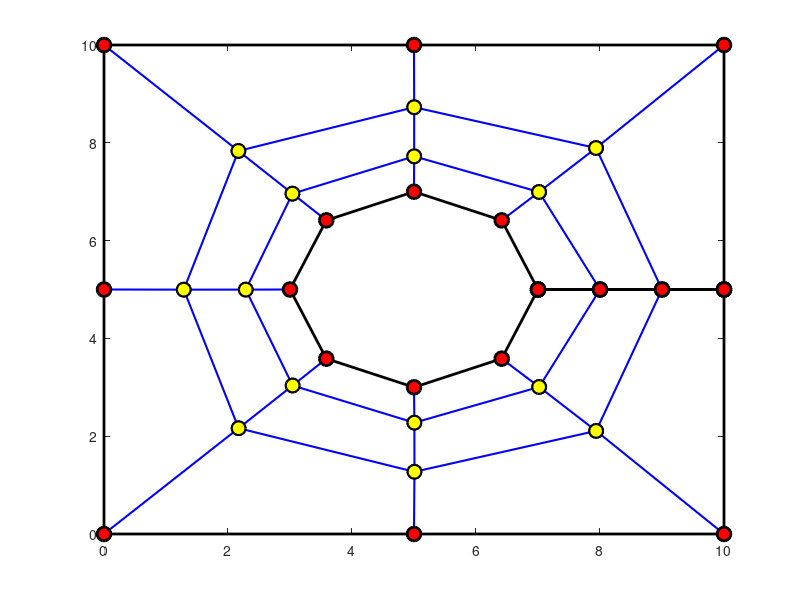
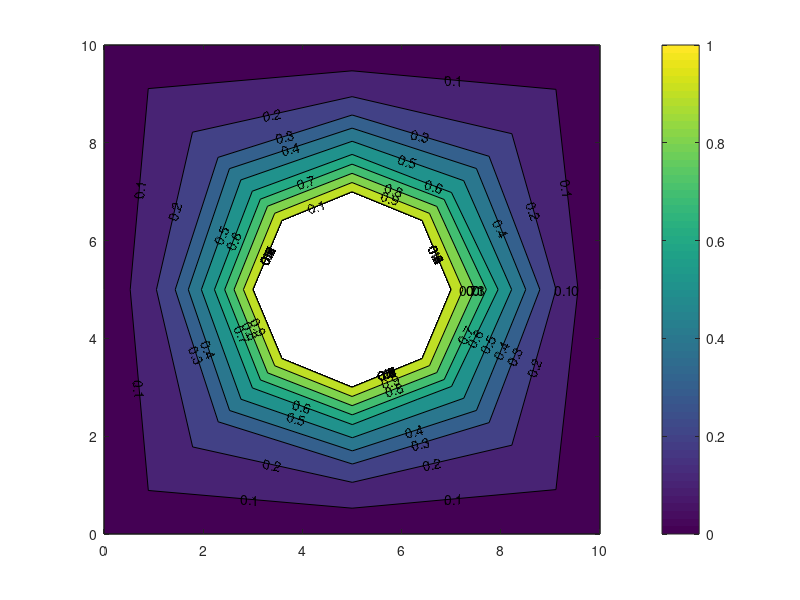

The MATLAB script that drew these images, in order:
clear all;
clc;
close all;
epsilon=0.001;
gridtype= 1;
if gridtype == 1
	m=9; 
	n=4;
	dzi=1/(m-1); 
	dzeta=1/(n-1);
	x_old=ones(n,m); 
	y_old=ones(n,m);
	x=ones(n,m); 
	y=ones(n,m); 
	for i=1:m-1
		x(1,i)=5+2*cos(pi*(i-1)/4);
 		y(1,i)=5+2*sin(2*pi-pi*(i-1)/4)
 	end
	x(n,1)=10; y(n,1)=5;
	x(n,2)=10; y(n,2)=0;
	x(n,3)=5; y(n,3)=0;
	x(n,4)=0; y(n,4)=0;
	x(n,5)=0; y(n,5)=5;
	x(n,6)=0; y(n,6)=10;
	x(n,7)=5; y(n,7)=10;
	x(n,8)=10; y(n,8)=10;
	x(n,9)=10; y(n,9)=5;
	x(1,1)=7; x(2,1)=8; x(3,1)=9; x(4,1)=10; y(1:4,1)=5;
	x(1,m)=7; x(2,m)=8; x(3,m)=9; x(4,m)=10; y(1:4,m)=5;
end

if gridtype== 2
	m=16; 
	n=5;
	dzi=1/(m-1); 
	dzeta=1/(n-1);
	x_old=rand(n,m); 
	y_old=rand(n,m);
	x=rand(n,m); 
	y=rand(n,m); 
	for i=4:13
		x(1,i)=5+2*cos(2*pi*(i-4)/9);
		y(1,i)=5+2*sin(2*pi-2*pi*(i-4)/9);
	end
	x(1:5,1)=10;
	for j=1:5
		y(j,1)=5-10*(j-1)/8;
	end
	x(1:5,m)=10;
	for j=1:5
		y(j,m)=5+10*(j-1)/8;
	end
	y(n,1:6)=0;
	for i=1:6
		x(n,i)=10-10*(i-1)/5;
	end
	x(n,6:11)=0;
	for i=6:11
		y(n,i)=10*(i-6)/5;
	end
	y(n,11:16)=10;
	for i=11:16
		x(n,i)=10*(i-11)/5;
 	end
	y(1,1:4)=5;
	for i=1:4
		x(1,i)=11-i;
	end
	y(1,13:16)=5;
	for i=13:16
		x(1,i)=7+(i-13);
	end
end

if gridtype==3;
	m=11; 
	n=5;
	dzi=1/(m-1); 
	dzeta=1/(n-1);
	x_old=rand(n,m); 
	y_old=rand(n,m);
	x=rand(n,m); 
	y=rand(n,m); 
	for i=4:8
		x(1,i)=5+2*cos(pi*(8-i)/4); 
		y(1,i)=2*sin(pi*(8-i)/4); 
	end
	x(1:n,1)=0;
	for j=1:n
		y(j,1)=5*(j-1)/4;
	end
	y(n,1:m)=5;
	for i=1:m
		x(n,i)=i-1;
	end
	x(1:n,m)=10;
	for j=1:n
		y(j,m)=5*(j-1)/4;
	end
	y(1,1:4)=0;
	for i=1:4
		x(1,i)=i-1;
	end
	y(1,8:11)=0;
	for i=8:11
    		x(1,i)=i-1;
	end
end

Error=1;
while Error>=epsilon
   x_old=x;
   y_old=y;
   for i=2:m-1
       for j=2:n-1
           a(j,i)=((x_old(j+1,i)-x_old(j-1,i))/(2*dzeta))^2+((y_old(j+1,i)-y_old(j-1,i))/(2*dzeta))^2;
           b(j,i)=((x_old(j,i+1)-x_old(j,i-1))*(x_old(j+1,i)-x_old(j-1,i))+(y_old(j,i+1)-y_old(j,i-1))*(y_old(j+1,i)-y_old(j-1,i)))/(4*dzi*dzeta);
           c(j,i)=((x_old(j,i+1)-x_old(j,i-1))/(2*dzi))^2+((y_old(j,i+1)-y_old(j,i-1))/(2*dzi))^2;
           Dx(j,i)=-2*b(j,i)*(x_old(j+1,i+1)+x_old(j-1,i-1)-x_old(j+1,i-1)-x_old(j-1,i+1))/(4*dzi*dzeta);
           Dy(j,i)=-2*b(j,i)*(y_old(j+1,i+1)+y_old(j-1,i-1)-y_old(j+1,i-1)-y_old(j-1,i+1))/(4*dzi*dzeta);
           x(j,i)=(a(j,i)*(x(j,i+1)+x(j,i-1))*(dzeta*dzeta)+c(j,i)*(x(j+1,i)+x(j-1,i))*(dzi*dzi)+Dx(j,i)*dzi*dzi*dzeta*dzeta)/(2*a(j,i)*(dzeta*dzeta)+2*c(j,i)*(dzi*dzi));
           y(j,i)=(a(j,i)*(y(j,i+1)+y(j,i-1))*(dzeta*dzeta)+c(j,i)*(y(j+1,i)+y(j-1,i))*(dzi*dzi)+Dy(j,i)*dzi*dzi*dzeta*dzeta)/(2*a(j,i)*(dzeta*dzeta)+2*c(j,i)*(dzi*dzi));
       end
   end
   Error=max(max(abs(x(j,i)-x_old(j,i)),abs(y(j,i)-y_old(j,i))));
   disp(Error)
end

figure;
if (gridtype==3)
    for k=2:n-1
      plot (x(k,:),y(k,:)+5,'b-o','linewidth',1.5,'markeredgecolor','k','markersize',10,'markerfacecolor','y'); hold on;
    end
    for k=2:m-1
     plot (x(:,k),y(:,k)+5,'b-o','linewidth',1.5,'markeredgecolor','k','markersize',10,'markerfacecolor','y'); hold on;
    end
    plot (x(1,:),((-1)*y(1,:))+5,'b-','linewidth',1.5,'markeredgecolor','k','markersize',10,'markerfacecolor','y'); hold on;
    for k=2:n-1
     plot (x(k,:),((-1)*y(k,:))+5,'b-','linewidth',1.5,'markeredgecolor','k','markersize',10,'markerfacecolor','y'); hold on;
    end
    for k=2:m-1
     plot (x(:,k),((-1)*y(:,k))+5,'b-','linewidth',1.5,'markeredgecolor','k','markersize',10,'markerfacecolor','y'); hold on;
    end
    plot (x(1,:),y(1,:)+5,'k-o','linewidth',2,'markeredgecolor','k','markersize',10,'markerfacecolor','r'); 
    hold on;
    plot (x(n,:),y(n,:)+5,'k-o','linewidth',2,'markeredgecolor','k','markersize',10,'markerfacecolor','r'); 
    hold on;
    plot (x(:,1),y(:,1)+5,'k-o','linewidth',2,'markeredgecolor','k','markersize',10,'markerfacecolor','r'); 
    hold on;
    plot (x(:,m),y(:,m)+5,'k-o','linewidth',2,'markeredgecolor','k','markersize',10,'markerfacecolor','r'); 
    hold on;
    hold off;
else
    for k=2:n-1
    plot (x(k,:),y(k,:),'b-o','linewidth',1.5,'markeredgecolor','k','markersize',10,'markerfacecolor','y'); 
    hold on;
    end
    for k=2:m-1
    plot (x(:,k),y(:,k),'b-o','linewidth',1.5,'markeredgecolor','k','markersize',10,'markerfacecolor','y'); 
    hold on;
    end
    plot (x(1,:),y(1,:),'k-o','linewidth',2,'markeredgecolor','k','markersize',10,'markerfacecolor','r'); 
    hold on;
    plot (x(n,:),y(n,:),'k-o','linewidth',2,'markeredgecolor','k','markersize',10,'markerfacecolor','r'); 
    hold on;
    plot (x(:,1),y(:,1),'k-o','linewidth',2,'markeredgecolor','k','markersize',10,'markerfacecolor','r'); 
    hold on;
    plot (x(:,m),y(:,m),'k-o','linewidth',2,'markeredgecolor','k','markersize',10,'markerfacecolor','r'); 
    hold on;
    hold off; 
end
L=10; R=2; 
rho=7750; cp=500;  k=16.2; 
T_in=1; T_out=0;
dt=400; 
Q_gen=0; 
n=9; 
m=4; 
epsilon=0.000001; 
dzeta=1/(n-1);  
dzi=1/(m-1);
x_f=x; yf=y;
for i=2:m
    for j=2:n
        xp(i,j)=(x(i-1,j)+x(i-1,j-1)+x(i,j-1)+x(i,j))/4;
        yp(i,j)=(y(i-1,j)+y(i-1,j-1)+y(i,j-1)+y(i,j))/4;
    end
end
for j=2:n
    xp(1,j)=(x(1,j-1)+x(1,j))/2;
    yp(1,j)=(y(1,j-1)+y(1,j))/2;
end
for j=2:n
    xp(m+1,j)=(x(m,j-1)+x(m,j))/2;
    yp(m+1,j)=(y(m,j-1)+y(m,j))/2;
end
xp(:,1)=xp(:,n); 
yp(:,1)=yp(:,n);
xp(:,10)=xp(:,2); 
yp(:,10)=yp(:,2);

T=zeros(m+1,n+1);
T(1,:)=T_in; 
T(m+1,:)=T_out;
Told=T;
Tnew=Told;
m=4; n=9;
% Vertical faces Parameters.
dzi_x=zeros(m,n); 
dzeta_y=zeros(m,n);
dse_zi=zeros(m,n); 
dse_zeta=zeros(m,n);
for i=2:m
    for j=1:n
        dzi_xx_=xp(i,j+1)-xp(i,j); 
        dzi_xy_=yp(i,j+1)-yp(i,j);
        dzi_x(i,j)=sqrt(dzi_xx_^2+dzi_xy_^2);
        zi1_e=dzi_xx_/dzi_x(i,j); 
        zi2_e=dzi_xy_/dzi_x(i,j);
        dzeta_yx=x_f(i,j)-x_f(i-1,j);
        dzeta_yy=yf(i,j)-yf(i-1,j); 
        dzeta_y(i,j)=sqrt(dzeta_yx^2+dzeta_yy^2);
        zeta1_e=dzeta_yx/dzeta_y(i,j);
        zeta2_e=dzeta_yy/dzeta_y(i,j); 
        dse_y=-dzeta_yx;
        dse_x=dzeta_yy;
        dse_zi(i,j)=(-dse_y*zeta1_e+dse_x*zeta2_e)/(zi1_e*zeta2_e-zi2_e*zeta1_e);
        dse_zeta(i,j)=(dse_y*zi1_e-dse_x*zi2_e)/(zi1_e*zeta2_e-zi2_e*zeta1_e);
    end
end

dzi_n=zeros(m,n); 
dzeta_n=zeros(m,n); 
dsn_zi=zeros(m,n);
dsn_zeta=zeros(m,n);
for i=1:m
    for j=2:n
        dzi_nx=xp(i+1,j)-xp(i,j); 
        dzi_ny=yp(i+1,j)-yp(i,j);
        dzi_n(i,j)=sqrt(dzi_nx^2+dzi_ny^2);
        zi1_n=dzi_nx/dzi_n(i,j); 
        zi2_n=dzi_ny/dzi_n(i,j);
        dzeta_nx=x_f(i,j)-x_f(i,j-1); 
        dzeta_ny=yf(i,j)-yf(i,j-1); 
        dzeta_n(i,j)=sqrt(dzeta_nx^2+dzeta_ny^2);
        zeta1_n=dzeta_nx/dzeta_n(i,j); 
        zeta2_n=dzeta_ny/dzeta_n(i,j);
        dsn_y=dzeta_nx; 
        dsn_x=-dzeta_ny; 
        dsn_zi(i,j)=(-dsn_y*zeta1_n+dsn_x*zeta2_n)/(zi1_n*zeta2_n-zi2_n*zeta1_n);
        dsn_zeta(i,j)=(dsn_y*zi1_n-dsn_x*zi2_n)/(zi1_n*zeta2_n-zi2_n*zeta1_n);
    end
end
% Volume.
dv=zeros(m+1,n+1);
for i=2:m
    for j=2:n
        d1=sqrt((x_f(i-1,j)-x_f(i,j-1))^2+(yf(i-1,j)-yf(i,j-1))^2);
        d2=sqrt((x_f(i-1,j-1)-x_f(i,j))^2+(yf(i-1,j-1)-yf(i,j))^2);
        dv(i,j)=(1/4)*sqrt(4*(d1^2)*(d2^2)-(dzeta_y(i,j)^2+dzeta_y(i,j-1)^2-dzeta_n(i,j)^2-dzeta_n(i-1,j)^2));
    end
end
dv(:,1)=dv(:,9);dv(:,10)=dv(:,2);
error=1; count=0;
while error>=epsilon
for i=2:m-1
    for j=1:n
        T_c(i,j)=(dv(i,j+1)*Told(i,j+1)+dv(i,j)*Told(i,j)+dv(i+1,j)*Told(i+1,j)+dv(i+1,j+1)*Told(i+1,j+1))/(dv(i,j+1)+dv(i,j)+dv(i+1,j)+dv(i+1,j+1));
    end
end
T_c(1,:)=T_in; T_c(m,:)=T_out;
for i=2:m
    for j=2:n
        Q1_zeta=k*(((Told(i,j+1)-Told(i,j))*dse_zi(i,j)/(dzi_x(i,j)))+((Told(i+1,j)-Told(i,j))*dsn_zi(i,j)/(dzi_n(i,j)))-((Told(i,j)-Told(i,j-1))*dse_zi(i,j-1)/(dzi_x(i,j-1)))-((Told(i,j)-Told(i-1,j))*dsn_zi(i-1,j)/(dzi_n(i-1,j))));
        Q1_zi=k*(((T_c(i,j)-T_c(i-1,j))*dse_zeta(i,j)/dzeta_y(i,j))+((T_c(i,j)-T_c(i,j-1))*dsn_zeta(i,j)/dzeta_n(i,j))-((T_c(i,j-1)-T_c(i-1,j-1))*dse_zeta(i,j-1)/dzeta_y(i,j-1))-((T_c(i-1,j)-T_c(i-1,j-1))*dsn_zeta(i-1,j)/dzeta_n(i-1,j)));
        Q_cond=Q1_zeta+Q1_zi;
        Q_gen=Q_gen*dv(i,j);
        Tnew(i,j)=Told(i,j)+(dt/(rho*dv(i,j)*cp))*(Q_cond+Q_gen);
    end
end 
Tnew(:,1)=Tnew(:,n); Tnew(:,n+1)=Tnew(:,2);
error=max(max(Tnew-Told));

Told=Tnew;
end

for i=2:m-1
    for j=1:n
        T_c(i,j)=(dv(i,j+1)*Told(i,j+1)+dv(i,j)*Told(i,j)+dv(i+1,j)*Told(i+1,j)+dv(i+1,j+1)*Told(i+1,j+1))/(dv(i,j+1)+dv(i,j)+dv(i+1,j)+dv(i+1,j+1));
    end
end
T_c(1,:)=T_in; T_c(m,:)=T_out;
figure;
v=linspace(0,1,11);
contourf(x_f,yf,T_c);
[c,h]=contourf(x_f,yf,T_c,v);
clabel(c,h);
colorbar;

Q1=0;
for j=2:n
    Q1_zeta=-k*((Tnew(2,j)-Tnew(1,j))*dsn_zi(1,j)/(dzi_n(1,j)));
    Q1_zi=-k*((T_c(1,j)-T_c(1,j-1))*dsn_zeta(1,j)/dzeta_n(1,j));
    Q1=Q1+Q1_zeta+Q1_zi;
end
disp(Q1);
Q2=0;
for j=2:n
    Q1_zeta=-k*(Tnew(m+1,j)-Tnew(m,j))*dsn_zi(m,j)/(dzi_n(m,j));
    Q1_zi=-k*((T_c(m,j)-T_c(m,j-1))*dsn_zeta(m,j)/dzeta_n(m,j));
    Q2=Q2+Q1_zeta+Q1_zi;
end
disp(Q2);
